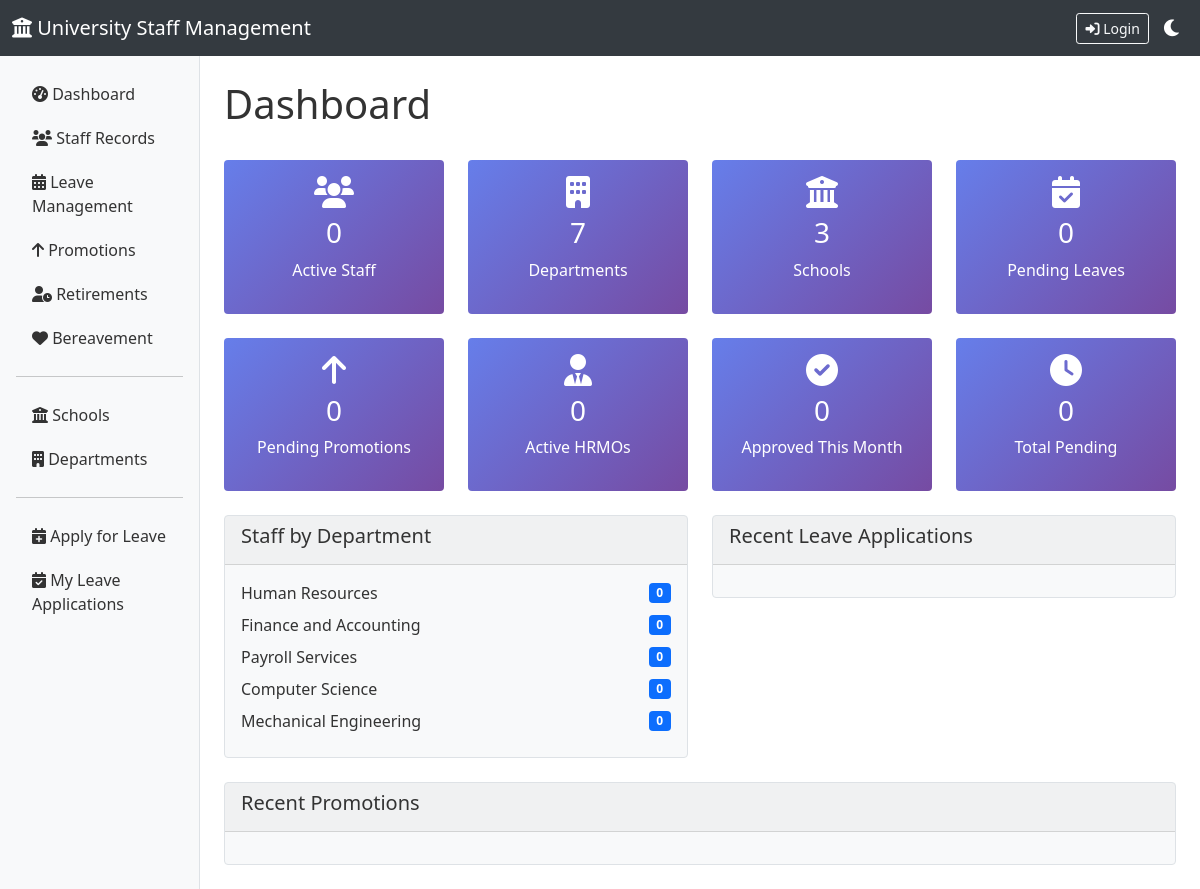
The page / on the database its author committed.
### staff/models.py (models this page shows, shortened)
class Department(models.Model):
    DEPARTMENT_TYPES = [
        ('academic', 'Academic Department'),
        ('administrative', 'Administrative Department'),
    ]
    name = models.CharField(max_length=200)
    code = models.CharField(max_length=10, unique=True)
    school = models.ForeignKey(School, on_delete=models.CASCADE, null=True, blank=True)
    department_type = models.CharField(max_length=20, choices=DEPARTMENT_TYPES, default='academic')
    parent_department = models.ForeignKey('self', on_delete=models.CASCADE, null=True, blank=True, related_name='sub_departments')
    created_at = models.DateTimeField(auto_now_add=True)

### staff/views.py (the view)
# urls.py: path('', views.dashboard, name='dashboard'),
def dashboard(request):
    total_staff = Staff.objects.filter(status='active').count()
    total_departments = Department.objects.count()
    total_schools = School.objects.count()
    pending_leaves = Leave.objects.filter(status='pending').count()
    pending_promotions = Promotion.objects.filter(status='pending').count()
    total_hrmos = HRMO.objects.filter(is_active=True).count()
    staff_by_dept = Department.objects.annotate(
        staff_count=Count('staff', filter=Q(staff__status='active'))
    ).order_by('-staff_count')[:5]
    recent_leaves = Leave.objects.select_related('staff').order_by('-applied_date')[:5]
    recent_promotions = Promotion.objects.select_related('staff').order_by('-created_at')[:5]
    approved_leaves_this_month = Leave.objects.filter(
        status='approved',
        approved_date__month=timezone.now().month
    ).count()
    context = {
        'total_staff': total_staff,
        'total_departments': total_departments,
        'total_schools': total_schools,
        'pending_leaves': pending_leaves,
        'pending_promotions': pending_promotions,
        'total_hrmos': total_hrmos,
        'approved_leaves_this_month': approved_leaves_this_month,
        'staff_by_dept': staff_by_dept,
        'recent_leaves': recent_leaves,
        'recent_promotions': recent_promotions,
    }
    return render(request, 'staff/dashboard.html', context)

### staff/context_processors.py (called while the page is built, shortened)
def user_context(request):
    context = {
        'is_hrmo': False,
        'staff_record': None,
    }
    return context

### staff/templates/staff/dashboard.html (shortened to what this page needs)
{% extends 'staff/base.html' %}
{% block content %}
<div class="d-flex justify-content-between align-items-center mb-4">
    <h1>Dashboard</h1>
</div>
<div class="row mb-4">
    <div class="col-md-3">
        <div class="card stats-card">
            <div class="card-body text-center">
                <i class="fas fa-users fa-2x mb-2"></i>
                <h3>{{ total_staff }}</h3>
                <p>Active Staff</p>
            </div>
        </div>
    </div>
    <div class="col-md-3">
        <div class="card stats-card">
            <div class="card-body text-center">
                <i class="fas fa-building fa-2x mb-2"></i>
                <h3>{{ total_departments }}</h3>
                <p>Departments</p>
            </div>
        </div>
    </div>
    <div class="col-md-3">
        <div class="card stats-card">
            <div class="card-body text-center">
                <i class="fas fa-university fa-2x mb-2"></i>
                <h3>{{ total_schools }}</h3>
                <p>Schools</p>
            </div>
        </div>
    </div>
    <div class="col-md-3">
        <div class="card stats-card">
            <div class="card-body text-center">
                <i class="fas fa-calendar-check fa-2x mb-2"></i>
                <h3>{{ pending_leaves }}</h3>
                <p>Pending Leaves</p>
            </div>
        </div>
    </div>
</div>
<div class="row mb-4">
    <div class="col-md-3">
        <div class="card stats-card">
            <div class="card-body text-center">
                <i class="fas fa-arrow-up fa-2x mb-2"></i>
                <h3>{{ pending_promotions }}</h3>
                <p>Pending Promotions</p>
            </div>
        </div>
    </div>
    <div class="col-md-3">
        <div class="card stats-card">
            <div class="card-body text-center">
                <i class="fas fa-user-tie fa-2x mb-2"></i>
                <h3>{{ total_hrmos }}</h3>
                <p>Active HRMOs</p>
            </div>
        </div>
    </div>
    <div class="col-md-3">
        <div class="card stats-card">
            <div class="card-body text-center">
                <i class="fas fa-check-circle fa-2x mb-2"></i>
                <h3>{{ approved_leaves_this_month }}</h3>
                <p>Approved This Month</p>
            </div>
        </div>
    </div>
    <div class="col-md-3">
        <div class="card stats-card">
            <div class="card-body text-center">
                <i class="fas fa-clock fa-2x mb-2"></i>
                <h3>{{ pending_leaves|add:pending_promotions }}</h3>
                <p>Total Pending</p>
            </div>
        </div>
    </div>
</div>
<div class="row">
    <div class="col-md-6">
        <div class="card">
            <div class="card-header">
                <h5>Staff by Department</h5>
            </div>
            <div class="card-body">
                {% for dept in staff_by_dept %}
                <div class="d-flex justify-content-between align-items-center mb-2">
                    <span>{{ dept.name }}</span>
                    <span class="badge bg-primary">{{ dept.staff_count }}</span>
                </div>
                {% endfor %}
            </div>
        </div>
    </div>
    <div class="col-md-6">
        <div class="card">
            <div class="card-header">
                <h5>Recent Leave Applications</h5>
            </div>
            <div class="card-body">
            </div>
        </div>
    </div>
</div>
<div class="row mt-4">
    <div class="col-md-12">
        <div class="card">
            <div class="card-header">
                <h5>Recent Promotions</h5>
            </div>
            <div class="card-body">
            </div>
        </div>
    </div>
</div>
{% endblock %}

### staff/templates/staff/base.html (style rules this page uses)
:root { --bg-color: #ffffff; --text-color: #333333; --card-bg: #f8f9fa; --border-color: #dee2e6; --navbar-bg: #343a40; }
body { background-color: var(--bg-color); color: var(--text-color); transition: all 0.3s ease; }
.card { background-color: var(--card-bg); border-color: var(--border-color); }
.stats-card { background: linear-gradient(135deg, #667eea 0%, #764ba2 100%); color: white; border: none; }

### rows shown on the page
Department: name "Human Resources", staff_count "0"
Department: name "Finance and Accounting", staff_count "0"
Department: name "Payroll Services", staff_count "0"
Department: name "Computer Science", staff_count "0"
Department: name "Mechanical Engineering", staff_count "0"

### other values the page prints
{{ total_staff }} "0"
{{ total_departments }} "7"
{{ total_schools }} "3"
{{ pending_leaves }} "0"
{{ pending_promotions }} "0"
{{ total_hrmos }} "0"
{{ approved_leaves_this_month }} "0"
{{ pending_leaves|add:pending_promotions }} "0"
